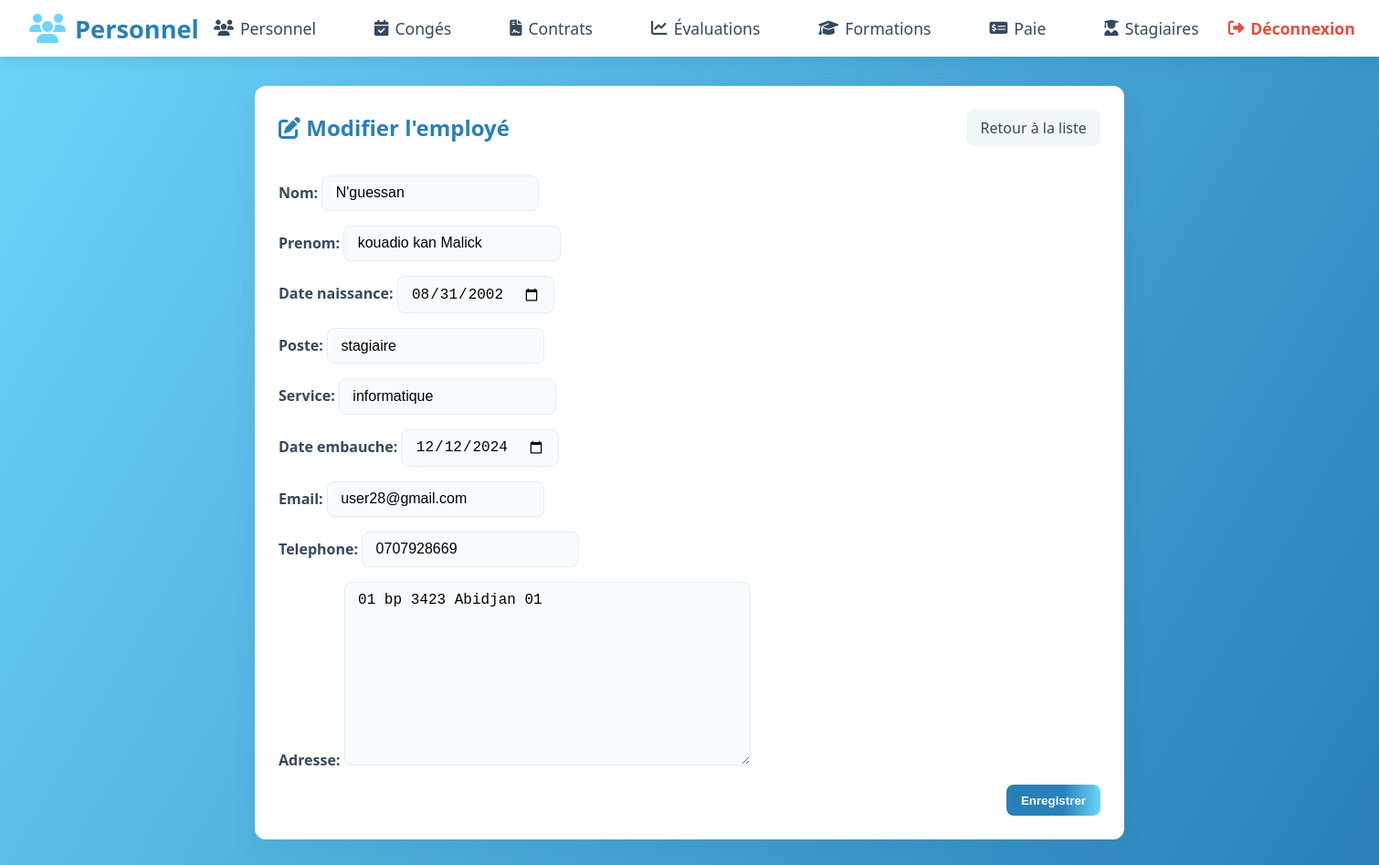
Page /personnel/2/modifier/ (signed in) on the committed database.
### personnel/models.py (models this page shows, shortened)
class Employe(models.Model):
    user = models.OneToOneField(User, on_delete=models.CASCADE, null=True, blank=True)
    nom = models.CharField(max_length=100)
    prenom = models.CharField(max_length=100)
    date_naissance = models.DateField(null=True, blank=True)
    poste = models.CharField(max_length=100,null=True, blank=True)
    service = models.CharField(max_length=100, null=True, blank=True)
    date_embauche = models.DateField(null=True, blank=True)
    email = models.EmailField(unique=True, null=True, blank=True)
    telephone = models.CharField(max_length=20, null=True, blank=True)
    adresse = models.TextField(null=True, blank=True)

### personnel/views.py (the view)
# urls.py: path('<int:pk>/modifier/', views.modifier_employe, name='modifier_employe'),
@login_required
def modifier_employe(request, pk):
    if not request.user.groups.filter(name='DRH').exists():
        return redirect('liste_employes')
    employe = get_object_or_404(Employe, pk=pk)
    if request.method == 'POST':
        form = EmployeForm(request.POST, instance=employe)
        if form.is_valid():
            form.save()
            return redirect('liste_employes')
    else:
        form = EmployeForm(instance=employe)
    return render(request, 'personnel/modifier_employe.html', {'form': form, 'employe': employe})

### personnel/views.py (shortened to what this page needs)
class EmployeForm(forms.ModelForm):
    class Meta:
        model = Employe
        fields = ['nom', 'prenom', 'date_naissance', 'poste', 'service', 'date_embauche', 'email', 'telephone', 'adresse']
        widgets = {
            'nom': forms.TextInput(attrs={'class': 'login-input'}),
            'prenom': forms.TextInput(attrs={'class': 'login-input'}),
            'date_naissance': forms.DateInput(attrs={'type': 'date', 'class': 'login-input'}),
            'poste': forms.TextInput(attrs={'class': 'login-input'}),
            'service': forms.TextInput(attrs={'class': 'login-input'}),
            'date_embauche': forms.DateInput(attrs={'type': 'date', 'class': 'login-input'}),
            'email': forms.EmailInput(attrs={'class': 'login-input'}),
            'telephone': forms.TextInput(attrs={'class': 'login-input'}),
            'adresse': forms.Textarea(attrs={'class': 'login-input'}),
        }

### personnel/templates/personnel/modifier_employe.html (shortened to what this page needs)
<!DOCTYPE html>
<html>
<head>
    {% load static %}
    <link rel="stylesheet" href="https://cdnjs.cloudflare.com/ajax/libs/font-awesome/6.4.0/css/all.min.css">
    <link rel="stylesheet" href="{% static 'accounts/dashboard_drh.css' %}">
    <link rel="stylesheet" href="{% static 'personnel/employe_forms.css' %}">
</head>
<body>
    <nav class="navbar">
        <div class="navbar-logo">
            <i class="fas fa-users"></i> Personnel
        </div>
        <div class="navbar-menu">
            <a href="/personnel/"><i class="fas fa-users"></i> Personnel</a>
            <a href="/conges/"><i class="fas fa-calendar-check"></i> Congés</a>
            <a href="/contrats/"><i class="fas fa-file-contract"></i> Contrats</a>
            <a href="/evaluations/"><i class="fas fa-chart-line"></i> Évaluations</a>
            <a href="/formations/"><i class="fas fa-graduation-cap"></i> Formations</a>
            <a href="/paie/"><i class="fas fa-money-check-alt"></i> Paie</a>
            <a href="/stagiaires/"><i class="fas fa-user-graduate"></i> Stagiaires</a>
        </div>
        <a href="{% url 'logout' %}" class="navbar-logout"><i class="fas fa-sign-out-alt"></i> Déconnexion</a>
    </nav>
    <div class="container">
        <div class="card">
            <div class="card-header">
                <h2><i class="fas fa-edit"></i> Modifier l'employé</h2>
                <a href="{% url 'liste_employes' %}" class="btn-secondary">Retour à la liste</a>
            </div>
            <div class="form-card">
                <form method="post">
                    {{ form.as_p }}
                    <div class="form-actions">
                        <button type="submit" class="btn-primary">Enregistrer</button>
                    </div>
                </form>
            </div>
        </div>
    </div>
</body>
</html>

### accounts/static/accounts/dashboard_drh.css (style rules this page uses)
body { margin: 0; font-family: 'Segoe UI', Arial, sans-serif; background: linear-gradient(120deg, #6dd5fa 0%, #2980b9 100%); min-height: 100vh; }
.navbar { background: #fff; box-shadow: 0 4px 16px rgba(44, 62, 80, 0.13); display: flex; align-items: center; justify-content: space-between; padding: 0.7rem 2rem; position: sticky; top: 0; z-index: 100; }
.navbar-logo { font-size: 1.7rem; color: #2980b9; font-weight: bold; display: flex; align-items: center; gap: 10px; }
.navbar-logo i { color: #6dd5fa; font-size: 2rem; }
.navbar-menu { display: flex; gap: 2rem; }
.navbar-menu a { color: #34495e; text-decoration: none; font-size: 1.1rem; font-weight: 500; display: flex; align-items: center; gap: 7px; padding: 0.5rem 1rem; border-radius: 8px; transition: background 0.2s, color 0.2s; }
.navbar-logout { color: #e74c3c; font-weight: 600; text-decoration: none; font-size: 1.1rem; display: flex; align-items: center; gap: 7px; padding: 0.5rem 1rem; border-radius: 8px; transition: background 0.2s, color 0.2s; }

### personnel/static/personnel/employe_forms.css (style rules this page uses)
.container .card { max-width: 900px; margin: 2rem auto; background: #fff; border-radius: 12px; padding: 1.6rem; box-shadow: 0 8px 28px rgba(44,62,80,0.08); }
.card-header { display: flex; justify-content: space-between; align-items: center; gap: 1rem; margin-bottom: 1rem; }
.card-header h2 { margin: 0; color: #2980b9; }
.form-card { display: flex; flex-direction: column; gap: 0.8rem; }
.form-card label { font-weight: 600; color: #34495e; }
.form-card input[type="text"], .form-card input[type="email"], .form-card input[type="date"], .form-card select, .form-card textarea { padding: 0.6rem 0.9rem; border: 1px solid #e1eef6; border-radius: 8px; font-size: 1rem; background: #f8fbfe; }
.form-actions { display: flex; gap: 0.8rem; justify-content: flex-end; margin-top: 0.8rem; }
.btn-primary { background: linear-gradient(90deg,#2980b9 60%,#6dd5fa 100%); color: #fff; border: none; padding: 0.6rem 1rem; border-radius: 8px; font-weight: 700; text-decoration: none; }
.btn-secondary { background: #f1f6f9; color: #34495e; border: none; padding: 0.55rem 0.95rem; border-radius: 8px; text-decoration: none; }

### rows in the picture
Employe: nom "N'guessan", prenom "kouadio kan Malick", date_naissance "08/31/2002", poste "stagiaire", service "informatique", date_embauche "12/12/2024", email "user28@gmail.com", telephone "0707928669", adresse "01 bp 3423 Abidjan 01"
